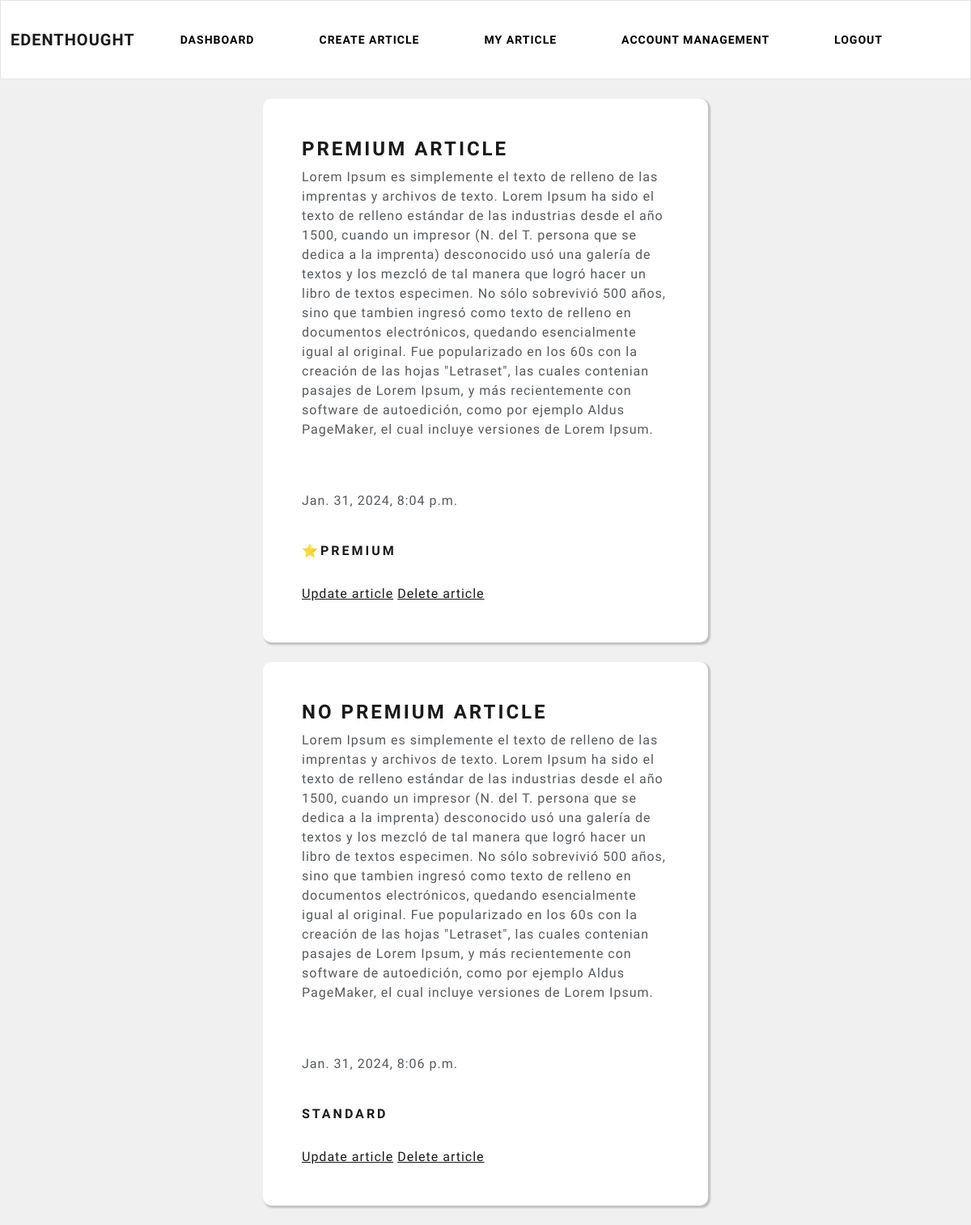
/writer/my-articles (signed in), run on the app's committed database.
### writer/models.py (models this page shows)
class Article(models.Model):
    title = models.CharField(max_length=200)
    content = models.TextField(max_length=10000)
    date_posted = models.DateTimeField(auto_now_add = True)
    is_premium = models.BooleanField(default=False, verbose_name="Is this a premium article?")
    user = models.ForeignKey(CustomUser, max_length=10, on_delete=models.CASCADE, null=True)

### writer/views.py (the view)
# urls.py: path('my-articles', views.my_articles, name="my-articles"),
@login_required(login_url='my_login')
def my_articles(request):
     current_user=request.user.id
     article = Article.objects.all().filter(user=current_user)
     context = {'AllArticles': article}
     return render(request, 'writer/my-articles.html', context)

### writer/templates/writer/my-articles.html
{% extends 'writer/navbar.html' %}
{% block content %}
    <br>
    {% for article in AllArticles %}
        <div class="container bg-white shadow-md p-5 form-layout">
            <h3>{{article.title}}</h3>
            <p>{{article.content}}</p>
                <br>
                <br>
            <p>{{article.date_posted}}</p>
                <br>
            {% if article.is_premium == True %}
            <h5>⭐Premium</h5>
            {% elif article.is_premium == False %}
            <h5>Standard</h5>
            {% endif %}
                <br>
            <a href="{% url 'update-article' article.id %}"> Update article</a>
            <a href="{% url 'delete-article' article.id %}"> Delete article</a>
        </div>
        <br>
    {% endfor %}
{% endblock %}

### static/css/styles.css (style rules this page uses)
body { background-color: #f0f0f0; }
.form-layout { width: 550px; border-radius: 10px; box-shadow: 2px 2px 2px 1px rgba(0, 0, 0, 0.2); }

### data on the page
Article: title "PREMIUM ARTICLE", content "Lorem Ipsum es simplemente el texto de relleno de las imprentas y archivos de texto. Lorem Ipsum ha sido el texto de relleno estándar de las industrias desde el año 1500, cuando un impresor (N. del T. persona que se dedica a la imprenta) desconocido usó una galería de textos y los mezcló de tal manera que logró hacer un libro de textos especimen. No sólo sobrevivió 500 años, sino que tambien ingresó como texto de relleno en documentos electrónicos, quedando esencialmente igual al original. Fue popularizado en los 60s con la creación de las hojas \"Letraset\", las cuales contenian pasajes de Lorem Ipsum, y más recientemente con software de autoedición, como por ejemplo Aldus PageMaker, el cual…", date_posted "Jan. 31, 2024, 8:04 p.m.", is_premium "⭐PREMIUM"
Article: title "NO PREMIUM ARTICLE", content "Lorem Ipsum es simplemente el texto de relleno de las imprentas y archivos de texto. Lorem Ipsum ha sido el texto de relleno estándar de las industrias desde el año 1500, cuando un impresor (N. del T. persona que se dedica a la imprenta) desconocido usó una galería de textos y los mezcló de tal manera que logró hacer un libro de textos especimen. No sólo sobrevivió 500 años, sino que tambien ingresó como texto de relleno en documentos electrónicos, quedando esencialmente igual al original. Fue popularizado en los 60s con la creación de las hojas \"Letraset\", las cuales contenian pasajes de Lorem Ipsum, y más recientemente con software de autoedición, como por ejemplo Aldus PageMaker, el cual…", date_posted "Jan. 31, 2024, 8:06 p.m.", is_premium "STANDARD"
